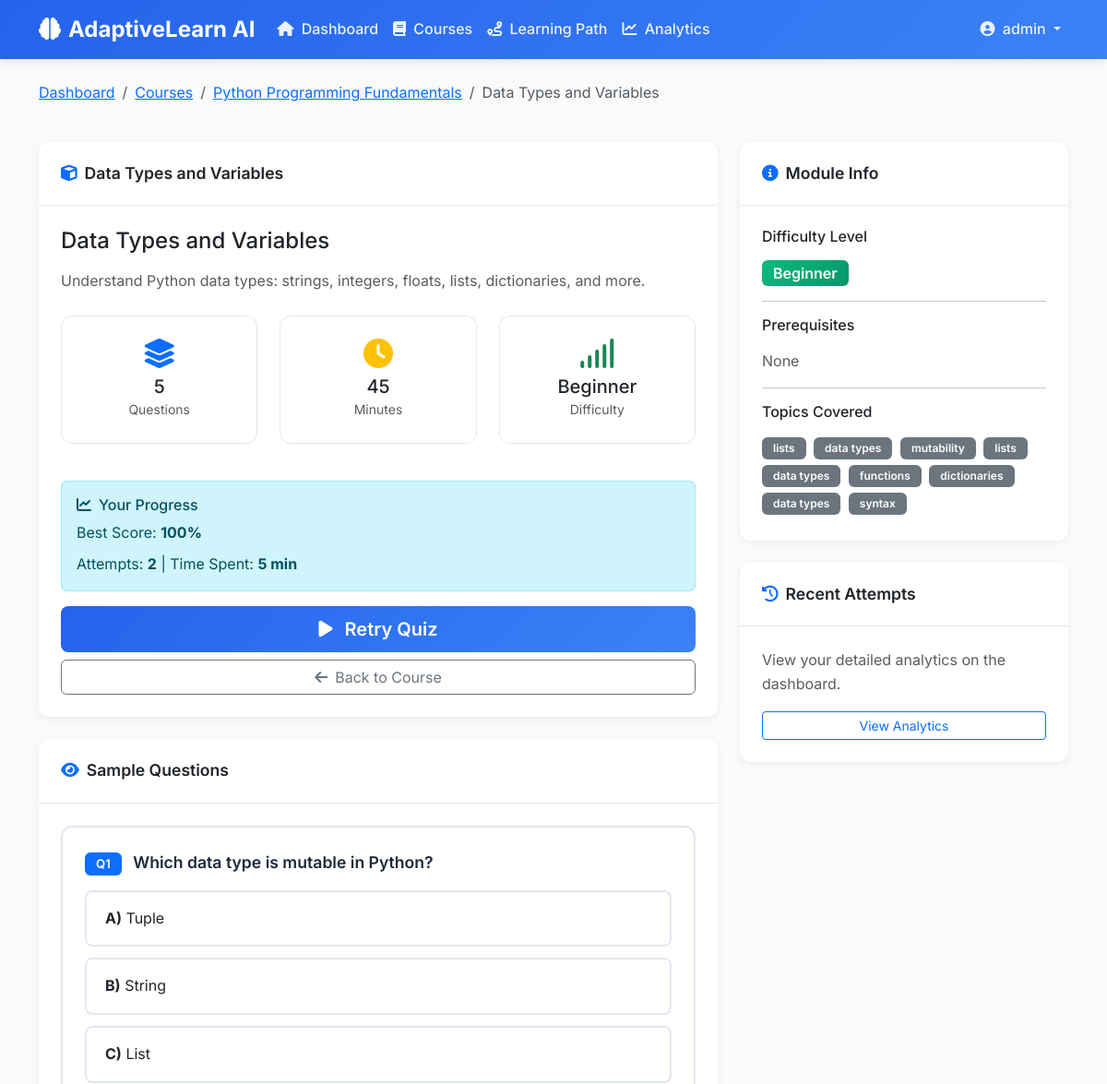
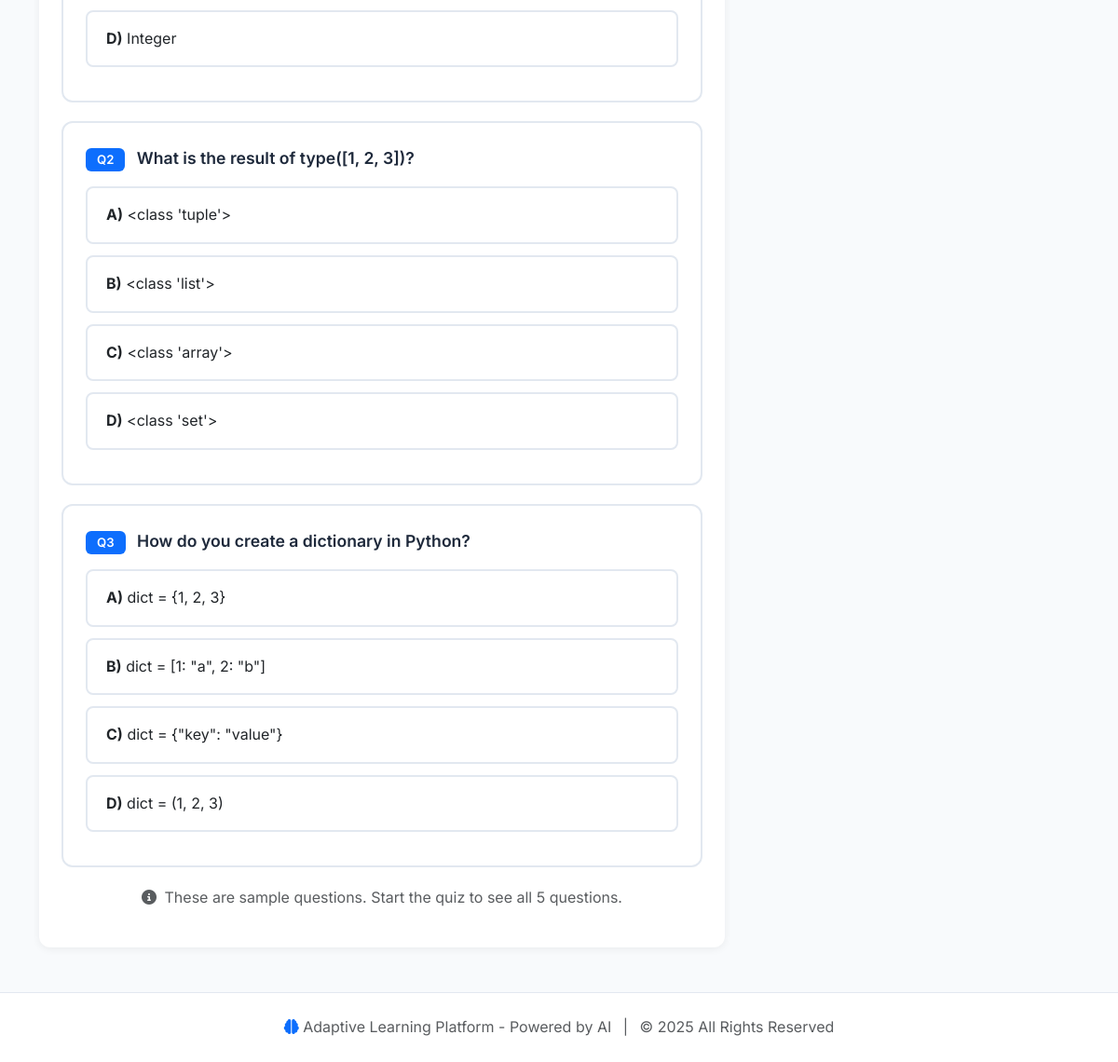
Screenshot of /module/2/ (signed in) with the database file from the repository (2 pictures, top to bottom).
### courses/models.py (models this page shows, shortened)
class Module(models.Model):
    DIFFICULTY_CHOICES = [
        ("beginner", "Beginner"),
        ("intermediate", "Intermediate"),
        ("advanced", "Advanced"),
    ]
    course = models.ForeignKey(Course, on_delete=models.CASCADE, related_name="modules")
    title = models.CharField(max_length=200)
    description = models.TextField()
    difficulty_level = models.CharField(
        max_length=20, choices=DIFFICULTY_CHOICES, default="beginner"
    )
    order = models.IntegerField(default=0, help_text="Sequence within difficulty level")
    prerequisite_module = models.ForeignKey(
        "self",
        on_delete=models.SET_NULL,
        null=True,
        blank=True,
        related_name="dependent_modules",
        help_text="Module that must be completed first",
    )
    estimated_minutes = models.IntegerField(
        default=30, help_text="Estimated time to complete"
    )
    created_at = models.DateTimeField(auto_now_add=True)
    class Meta:
        ordering = ["difficulty_level", "order"]
    def is_locked_for_user(self, user):
        if not self.prerequisite_module:
            return False
        return not UserProgress.objects.filter(
            user=user, module=self.prerequisite_module, completed=True
        ).exists()

class Course(models.Model):
    title = models.CharField(max_length=200)
    description = models.TextField()
    created_at = models.DateTimeField(auto_now_add=True)
    image_url = models.URLField(
        blank=True, null=True, help_text="Optional course image"
    )

class UserProgress(models.Model):
    user = models.ForeignKey(User, on_delete=models.CASCADE)
    module = models.ForeignKey(Module, on_delete=models.CASCADE)
    completed = models.BooleanField(default=False)
    current_level = models.CharField(
        max_length=20, choices=Module.DIFFICULTY_CHOICES, default="beginner"
    )
    last_accessed = models.DateTimeField(auto_now=True)
    score = models.IntegerField(default=0, help_text="Best score achieved (0-100)")
    attempts = models.IntegerField(default=0, help_text="Number of quiz attempts")
    time_spent_minutes = models.IntegerField(
        default=0, help_text="Total time spent on this module"
    )
    class Meta:
        unique_together = ["user", "module"]
        verbose_name_plural = "User Progress"

class Question(models.Model):
    QUESTION_TYPE_CHOICES = [
        ("mcq", "Multiple Choice"),
        ("true_false", "True/False"),
    ]
    module = models.ForeignKey(
        Module, on_delete=models.CASCADE, related_name="questions"
    )
    question_text = models.TextField()
    question_type = models.CharField(
        max_length=20, choices=QUESTION_TYPE_CHOICES, default="mcq"
    )
    option_a = models.CharField(max_length=500)
    option_b = models.CharField(max_length=500)
    option_c = models.CharField(max_length=500, blank=True, null=True)
    option_d = models.CharField(max_length=500, blank=True, null=True)
    correct_answer = models.CharField(max_length=1, help_text="A, B, C, or D")
    difficulty_score = models.IntegerField(
        default=50, help_text="1-100, higher = harder"
    )
    explanation = models.TextField(
        blank=True, help_text="Explanation shown after answering"
    )
    tags = models.CharField(
        max_length=200, blank=True, help_text="Comma-separated skill tags"
    )
    order = models.IntegerField(default=0)
    class Meta:
        ordering = ["order"]
    def get_tags_list(self):
        return [tag.strip() for tag in self.tags.split(",") if tag.strip()]

### courses/views.py (the view)
# urls.py: path("module/<int:module_id>/", views.module_detail, name="module_detail"),
@login_required
def module_detail(request, module_id):
    module = get_object_or_404(Module, id=module_id)
    if module.is_locked_for_user(request.user):
        return redirect("course_detail", course_id=module.course.id)
    try:
        progress = UserProgress.objects.get(user=request.user, module=module)
    except UserProgress.DoesNotExist:
        progress = None
    questions_preview = module.questions.all()[:3]
    total_questions = module.questions.count()
    context = {
        "module": module,
        "progress": progress,
        "questions_preview": questions_preview,
        "total_questions": total_questions,
    }
    return render(request, "courses/module_detail.html", context)

### templates/courses/module_detail.html (shortened to what this page needs)
{% extends 'courses/base.html' %}
{% block content %}
<div class="row mb-4">
    <div class="col-12">
        <nav aria-label="breadcrumb">
            <ol class="breadcrumb">
                <li class="breadcrumb-item"><a href="{% url 'courses:dashboard' %}">Dashboard</a></li>
                <li class="breadcrumb-item"><a href="{% url 'courses:course_list' %}">Courses</a></li>
                <li class="breadcrumb-item"><a href="{% url 'courses:course_detail' module.course.id %}">{{ module.course.title }}</a></li>
                <li class="breadcrumb-item active">{{ module.title }}</li>
            </ol>
        </nav>
    </div>
</div>
<div class="row">
    <div class="col-lg-8">
        <div class="card mb-4">
            <div class="card-header">
                <i class="fas fa-cube text-primary me-2"></i>{{ module.title }}
            </div>
            <div class="card-body">
                <h4 class="mb-3">{{ module.title }}</h4>
                <p class="text-muted mb-4">{{ module.description }}</p>
                <div class="row mb-4">
                    <div class="col-md-4 mb-3">
                        <div class="stats-card">
                            <div class="text-center">
                                <i class="fas fa-layer-group fa-2x text-primary mb-2"></i>
                                <h5 class="mb-0">{{ total_questions }}</h5>
                                <small class="text-muted">Questions</small>
                            </div>
                        </div>
                    </div>
                    <div class="col-md-4 mb-3">
                        <div class="stats-card">
                            <div class="text-center">
                                <i class="fas fa-clock fa-2x text-warning mb-2"></i>
                                <h5 class="mb-0">{{ module.estimated_minutes }}</h5>
                                <small class="text-muted">Minutes</small>
                            </div>
                        </div>
                    </div>
                    <div class="col-md-4 mb-3">
                        <div class="stats-card">
                            <div class="text-center">
                                <i class="fas fa-signal fa-2x text-success mb-2"></i>
                                <h5 class="mb-0">{{ module.get_difficulty_level_display }}</h5>
                                <small class="text-muted">Difficulty</small>
                            </div>
                        </div>
                    </div>
                </div>
                {% if progress %}
                    <div class="alert alert-info">
                        <h6><i class="fas fa-chart-line me-2"></i>Your Progress</h6>
                        <p class="mb-2">Best Score: <strong>{{ progress.score }}%</strong></p>
                        <p class="mb-0">Attempts: <strong>{{ progress.attempts }}</strong> | Time Spent: <strong>{{ progress.time_spent_minutes }} min</strong></p>
                    </div>
                {% endif %}
                <div class="d-grid gap-2">
                    <a href="{% url 'courses:quiz_start' module.id %}" class="btn btn-primary btn-lg">
                        <i class="fas fa-play me-2"></i>
                        {% if progress and progress.score > 0 %}
                            Retry Quiz
                        {% else %}
                            Start Quiz
                        {% endif %}
                    </a>
                    <a href="{% url 'courses:course_detail' module.course.id %}" class="btn btn-outline-secondary">
                        <i class="fas fa-arrow-left me-2"></i>Back to Course
                    </a>
                </div>
            </div>
        </div>
        {% if questions_preview %}
            <div class="card">
                <div class="card-header">
                    <i class="fas fa-eye text-primary me-2"></i>Sample Questions
                </div>
                <div class="card-body">
                    {% for question in questions_preview %}
                        <div class="quiz-question">
                            <p class="question-text mb-3">
                                <span class="badge bg-primary me-2">Q{{ forloop.counter }}</span>
                                {{ question.question_text }}
                            </p>
                            <div class="quiz-options">
                                <div class="quiz-option">
                                    <span class="fw-bold">A)</span> {{ question.option_a }}
                                </div>
                                <div class="quiz-option">
                                    <span class="fw-bold">B)</span> {{ question.option_b }}
                                </div>
                                {% if question.option_c %}
                                    <div class="quiz-option">
                                        <span class="fw-bold">C)</span> {{ question.option_c }}
                                    </div>
                                {% endif %}
                                {% if question.option_d %}
                                    <div class="quiz-option">
                                        <span class="fw-bold">D)</span> {{ question.option_d }}
                                    </div>
                                {% endif %}
                            </div>
                        </div>
                    {% endfor %}
                    <p class="text-muted text-center mt-3">
                        <i class="fas fa-info-circle me-1"></i>
                        These are sample questions. Start the quiz to see all {{ total_questions }} questions.
                    </p>
                </div>
            </div>
        {% endif %}
    </div>
    <div class="col-lg-4">
        <div class="card mb-4">
            <div class="card-header">
                <i class="fas fa-info-circle text-primary me-2"></i>Module Info
            </div>
            <div class="card-body">
                <h6 class="mb-3">Difficulty Level</h6>
                <span class="badge badge-{{ module.difficulty_level }} fs-6">
                    {{ module.get_difficulty_level_display }}
                </span>
                <hr>
                <h6 class="mb-3">Prerequisites</h6>
                {% if module.prerequisite_module %}
                    <p class="text-muted">
                        <i class="fas fa-check-circle text-success me-2"></i>
                        {{ module.prerequisite_module.title }}
                    </p>
                {% else %}
                    <p class="text-muted">None</p>
                {% endif %}
                <hr>
                <h6 class="mb-3">Topics Covered</h6>
                {% for question in questions_preview %}
                    {% for tag in question.get_tags_list %}
                        <span class="badge bg-secondary me-1 mb-1">{{ tag }}</span>
                    {% endfor %}
                {% endfor %}
            </div>
        </div>
        {% if progress %}
            <div class="card">
                <div class="card-header">
                    <i class="fas fa-history text-primary me-2"></i>Recent Attempts
                </div>
                <div class="card-body">
                    <p class="text-muted">View your detailed analytics on the dashboard.</p>
                    <a href="{% url 'courses:analytics' %}" class="btn btn-outline-primary btn-sm w-100">
                        View Analytics
                    </a>
                </div>
            </div>
        {% endif %}
    </div>
</div>
{% endblock %}

### templates/courses/base.html (shortened to what this page needs)
<!DOCTYPE html>
<html lang="en">
<head>
    <link href="https://cdn.jsdelivr.net/npm/bootstrap@5.3.2/dist/css/bootstrap.min.css" rel="stylesheet">
    <link rel="stylesheet" href="https://cdnjs.cloudflare.com/ajax/libs/font-awesome/6.4.2/css/all.min.css">
    {% load static %}
    <link rel="stylesheet" href="{% static 'courses/css/style.css' %}">
</head>
<body>
    <nav class="navbar navbar-expand-lg navbar-dark">
        <div class="container">
            <a class="navbar-brand" href="{% url 'courses:dashboard' %}">
                <i class="fas fa-brain me-2"></i>AdaptiveLearn AI
            </a>
            <div class="collapse navbar-collapse" id="navbarNav">
                <ul class="navbar-nav me-auto">
                    <li class="nav-item">
                        <a class="nav-link" href="{% url 'courses:dashboard' %}">
                            <i class="fas fa-home me-1"></i> Dashboard
                        </a>
                    </li>
                    <li class="nav-item">
                        <a class="nav-link" href="{% url 'courses:course_list' %}">
                            <i class="fas fa-book me-1"></i> Courses
                        </a>
                    </li>
                    <li class="nav-item">
                        <a class="nav-link" href="{% url 'courses:learning_path' %}">
                            <i class="fas fa-route me-1"></i> Learning Path
                        </a>
                    </li>
                    <li class="nav-item">
                        <a class="nav-link" href="{% url 'courses:analytics' %}">
                            <i class="fas fa-chart-line me-1"></i> Analytics
                        </a>
                    </li>
                </ul>
                <ul class="navbar-nav">
                    {% if user.is_authenticated %}
                        <li class="nav-item dropdown">
                            <a class="nav-link dropdown-toggle" href="#" id="userDropdown" role="button" data-bs-toggle="dropdown">
                                <i class="fas fa-user-circle me-1"></i> {{ user.username }}
                            </a>
                        </li>
                    {% else %}
                        <li class="nav-item">
                            <a class="nav-link" href="{% url 'login' %}">
                                <i class="fas fa-sign-in-alt me-1"></i> Login
                            </a>
                        </li>
                    {% endif %}
                </ul>
            </div>
        </div>
    </nav>
    <main class="container my-4">
        {% block content %}{% endblock %}
    </main>
    <footer class="footer">
        <div class="container text-center">
            <p class="text-muted mb-0">
                <i class="fas fa-brain text-primary"></i>
                Adaptive Learning Platform - Powered by AI
                <span class="mx-2">|</span>
                &copy; 2025 All Rights Reserved
            </p>
        </div>
    </footer>
</body>
</html>

### rows the page displays
Module: course "Python Programming Fundamentals", title "Data Types and Variables", description "Understand Python data types: strings, integers, floats, lists, dictionaries, and more.", estimated_minutes "45", difficulty_level "Beginner"
UserProgress: score "100", attempts "2", time_spent_minutes "5"
Question: question_text "Which data type is mutable in Python?", option_a "Tuple", option_b "String", option_c "List", option_d "Integer", get_tags_list "lists" "data types" "mutability"
Question: question_text "What is the result of type([1, 2, 3])?", option_a "<class 'tuple'>", option_b "<class 'list'>", option_c "<class 'array'>", option_d "<class 'set'>", get_tags_list "lists" "data types" "functions"
Question: question_text "How do you create a dictionary in Python?", option_a "dict = {1, 2, 3}", option_b "dict = [1: \"a\", 2: \"b\"]", option_c "dict = {\"key\": \"value\"}", option_d "dict = (1, 2, 3)", get_tags_list "dictionaries" "data types" "syntax"

### other values shown
{{ user.username }} "admin"
{{ total_questions }} "5"
